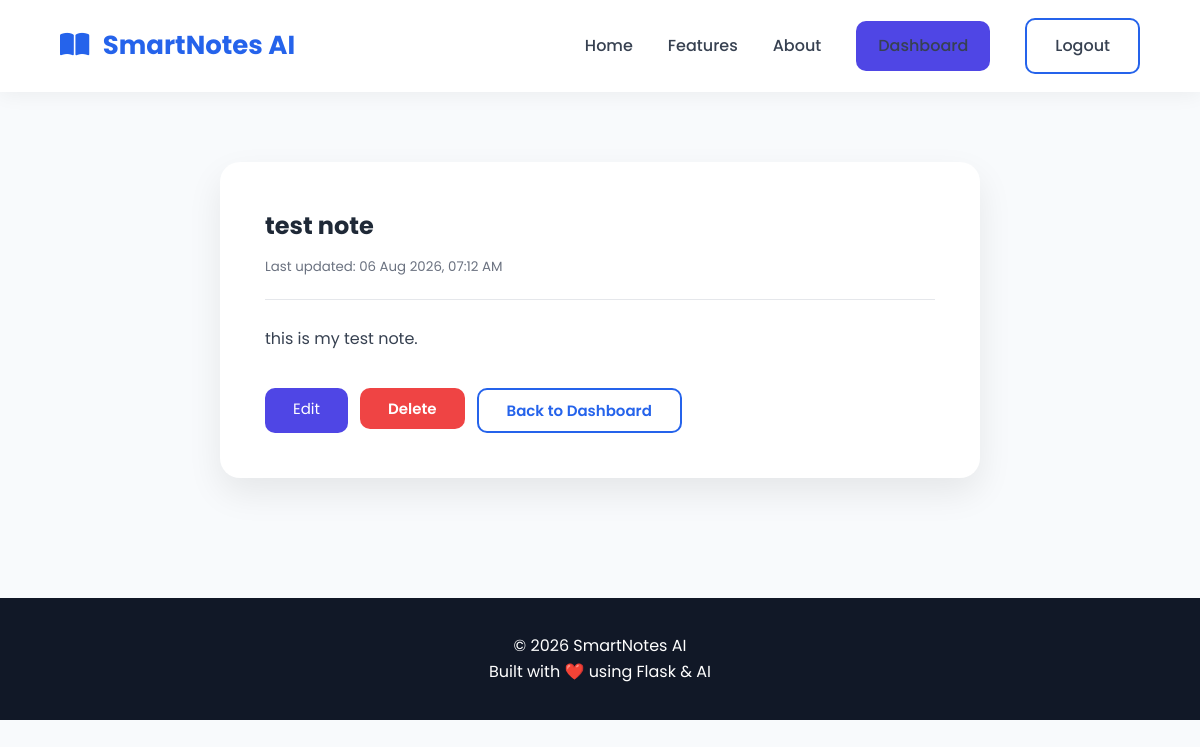
Page /notes/1 (signed in) on the earlier database version.
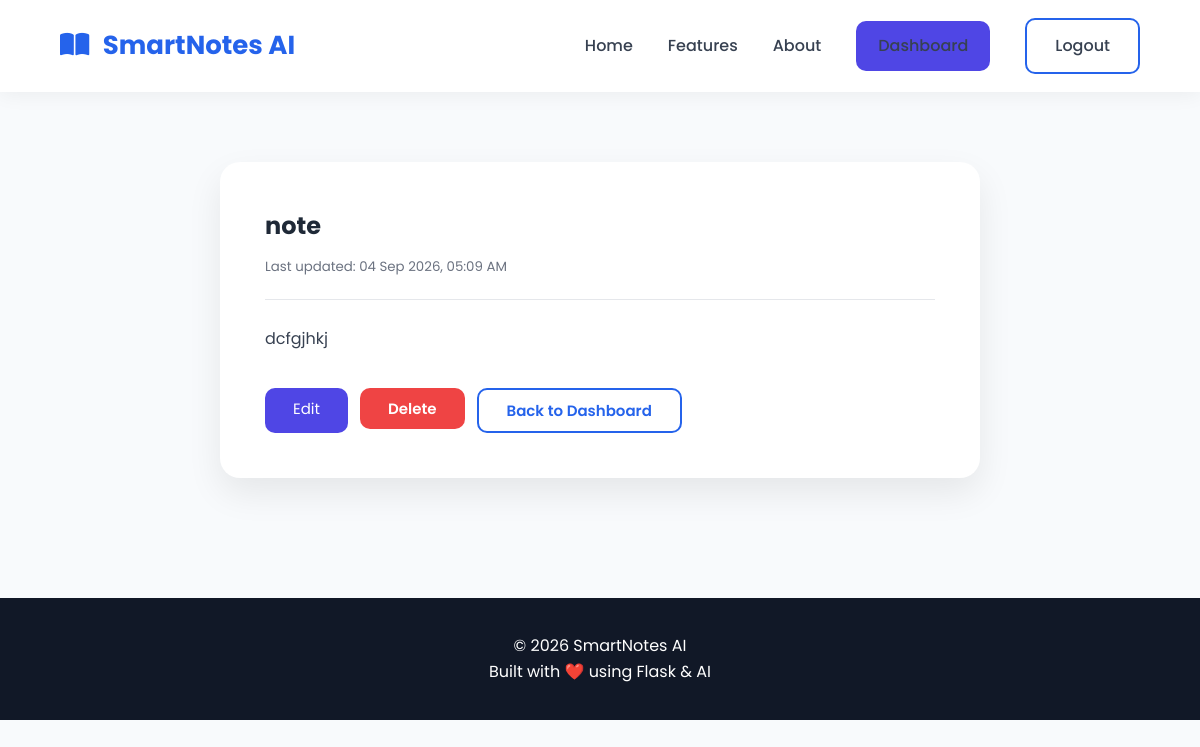
Same page on the later database version.
### app/models/note.py (models this page shows)
class Note(db.Model):
    __tablename__ = "notes"
    id = db.Column(
        db.Integer,
        primary_key=True
    )
    title = db.Column(
        db.String(200),
        nullable=False
    )
    content = db.Column(
        db.Text,
        nullable=False
    )
    created_at = db.Column(
        db.DateTime,
        default=datetime.utcnow
    )
    updated_at = db.Column(
        db.DateTime,
        default=datetime.utcnow,
        onupdate=datetime.utcnow
    )
    user_id = db.Column(
        db.Integer,
        db.ForeignKey("users.id"),
        nullable=False
    )

### app/routes/notes.py (the view)
@notes.route("/notes/<int:note_id>")
@login_required
def note_details(note_id):
    note = Note.query.filter_by(
        id=note_id,
        user_id=current_user.id
    ).first_or_404()
    return render_template(
        "dashboard/note_details.html",
        note=note
    )

### app/__init__.py (called while the page is built)
def create_app():
    app = Flask(
        __name__,
        template_folder="../templates",
        static_folder="../static",
    )
    app.config.from_object(Config)
    db.init_app(app)
    bcrypt.init_app(app)
    login_manager.init_app(app)
    from app.models.user import User
    @login_manager.user_loader
    def load_user(user_id):
     return User.query.get(int(user_id))
    with app.app_context():
        db.create_all()
    from app.routes.main import main
    from app.routes.auth import auth
    from app.routes.notes import notes
    app.register_blueprint(main)
    app.register_blueprint(auth)
    app.register_blueprint(notes)
    return app

### templates/dashboard/note_details.html
{% extends "layout/base.html" %} {% block title %}{{ note.title }}{% endblock %}
{% block content %}
<section class="create-note-section">
  <div class="create-note-container">
    <div class="note-details-header">
      <h1>{{ note.title }}</h1>
      <small
        >Last updated: {{ note.updated_at.strftime('%d %b %Y, %I:%M %p')
        }}</small
      >
    </div>
    <div class="note-details-content">
      <p>{{ note.content }}</p>
    </div>
    <div class="note-actions">
      <a
        href="{{ url_for('notes.edit_note', note_id=note.id) }}"
        class="btn-primary"
      >
        Edit
      </a>
      <form
        action="{{ url_for('notes.delete_note', note_id=note.id) }}"
        method="POST"
      >
        <button
          type="submit"
          class="btn-danger"
          onclick="return confirm('Delete this note?');"
        >
          Delete
        </button>
      </form>
      <a href="{{ url_for('main.dashboard') }}" class="btn-secondary">
        Back to Dashboard
      </a>
    </div>
  </div>
</section>
{% endblock %}

Differences in the rows shown:
changed Note: title "test note" → "note"; updated_at "06 Aug 2026, 07:12 AM" → "04 Sep 2026, 05:09 AM"; content "this is my test note." → "dcfgjhkj"
